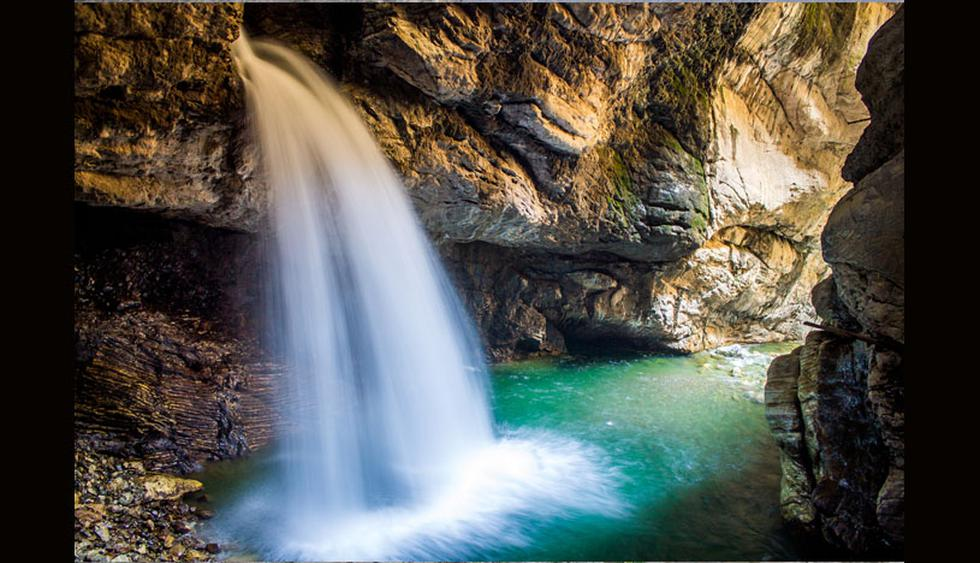
#> input picture CICLO-VII/IA/Parte_practica/semana12/autisha.jpg, 980 x 563 px
$ jupyter execute 13_OCV_separar_fusionar_canales.ipynb
#> lines starting #> are read from the running program, lines starting #| are printed output that depends on the picture
# División y Fusión de Canales con OpenCV

### Importar paquetes

[cell 1]
from matplotlib import pyplot as plt
import numpy as np
import cv2

### Function to display images in Jupyter Notebooks and Google Colab

[cell 2]
def mostrar_imagen(title, imagen):
  imagen = cv2.cvtColor(imagen,cv2.COLOR_BGR2RGB)
  plt.imshow(imagen)
  plt.title(title)
  plt.grid(False)
  plt.show()

### How to split and merge channels with OpenCV

[cell 3]
args = {
	"imagen": "autisha.jpg"
}

[cell 4]
imagen = cv2.imread(args["imagen"])
#> imagen is the input picture: shape (563, 980, 3); mean B, G, R 77.8, 84.2, 84.7
mostrar_imagen("Original", imagen)

[cell 5]
(B, G, R) = cv2.split(imagen)
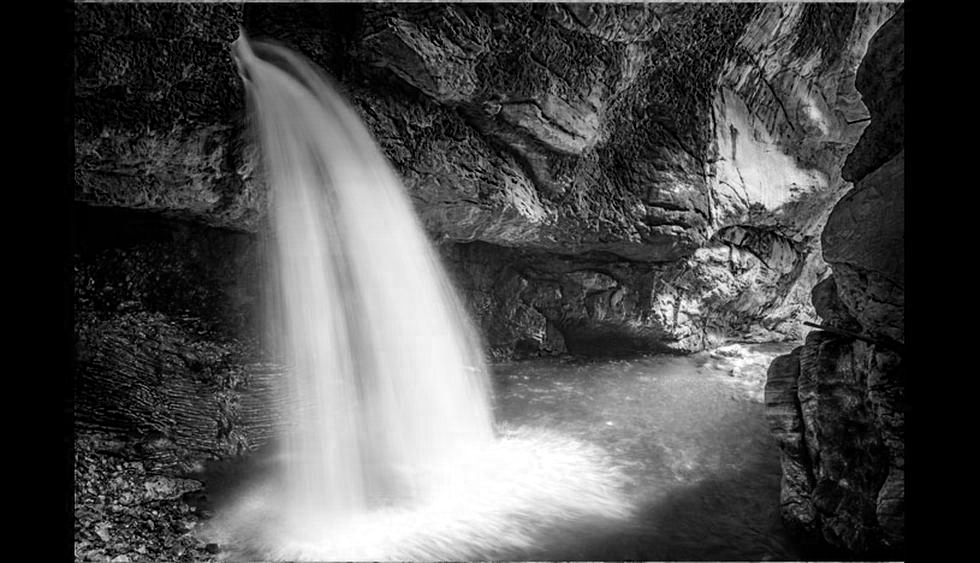
#> B: shape (563, 980); min 0, max 255, mean 77.8
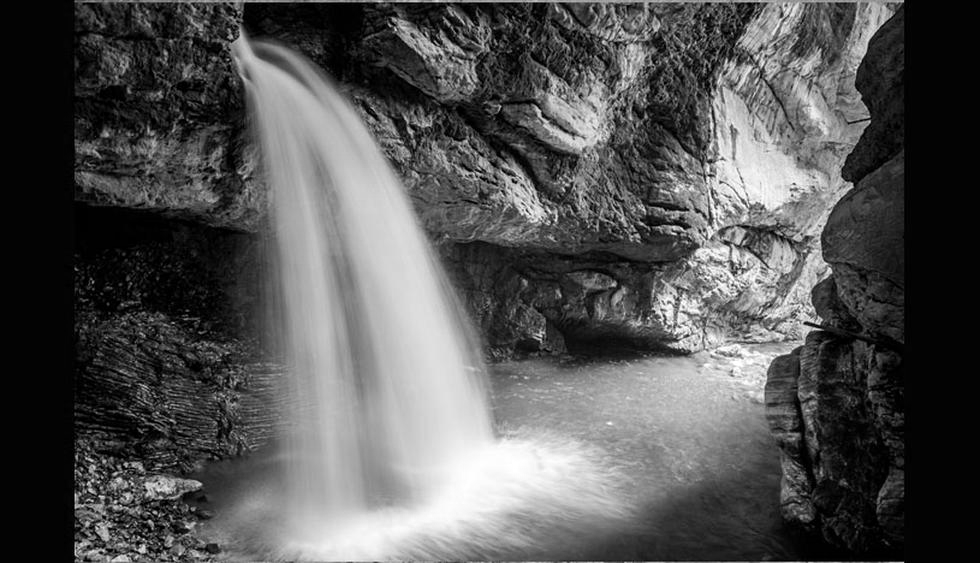
#> G: shape (563, 980); min 0, max 255, mean 84.2
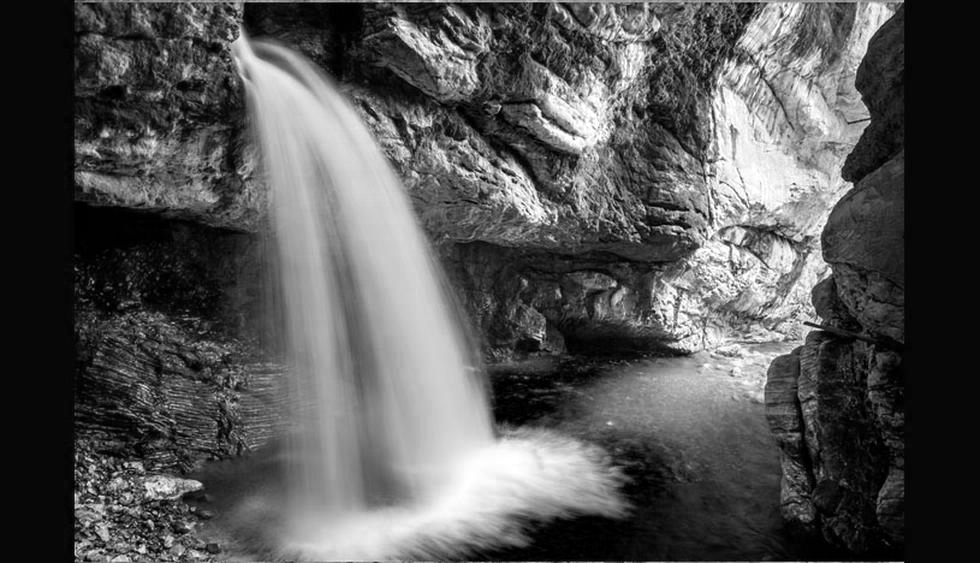
#> R: shape (563, 980); min 0, max 255, mean 84.7

# mostrar cada canal individualmente
mostrar_imagen("Red", R)
mostrar_imagen("Green", G)
mostrar_imagen("Blue", B)

[cell 6]
fusionado = cv2.merge([B, G, R])
mostrar_imagen("Fusionado", fusionado)

[cell 7]
# visualizar cada canal a color
zeros = np.zeros(imagen.shape[:2], dtype="uint8")
mostrar_imagen("Red", cv2.merge([zeros, zeros, R]))
#> in mostrar_imagen (call 6), `imagen = cv2.cvtColor(imagen,cv2.COLOR_BGR2RGB)`:
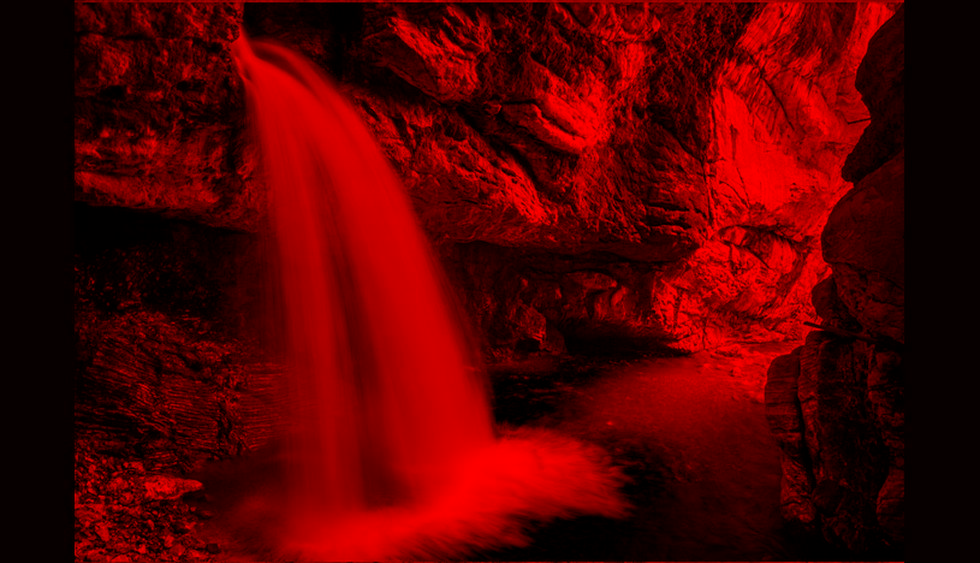
#> imagen: shape (563, 980, 3); mean R, G, B 84.7, 0, 0
mostrar_imagen("Green", cv2.merge([zeros, G, zeros]))
#> in mostrar_imagen (call 7), `imagen = cv2.cvtColor(imagen,cv2.COLOR_BGR2RGB)`:
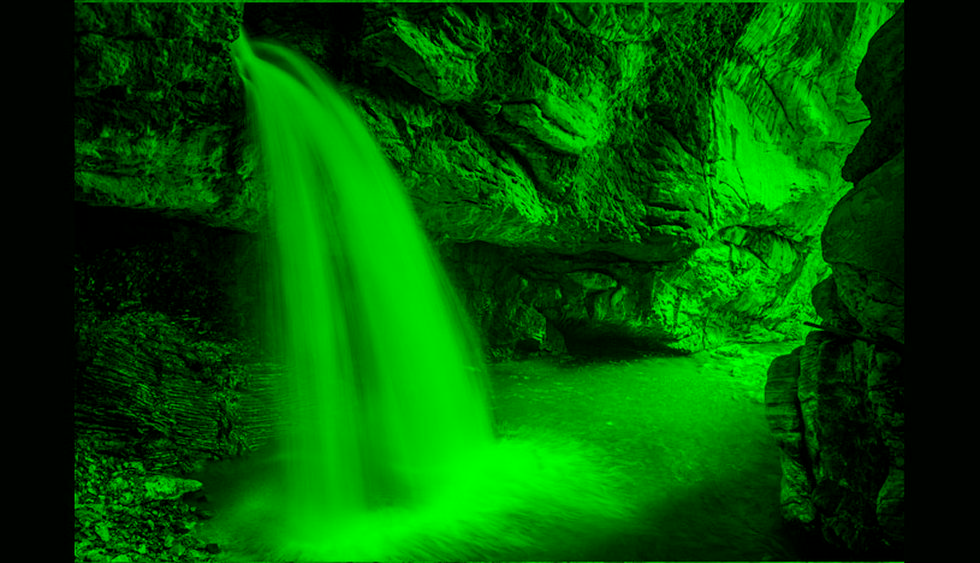
#> imagen: shape (563, 980, 3); mean R, G, B 0, 84.2, 0
mostrar_imagen("Blue", cv2.merge([B, zeros, zeros]))
#> in mostrar_imagen (call 8), `imagen = cv2.cvtColor(imagen,cv2.COLOR_BGR2RGB)`:
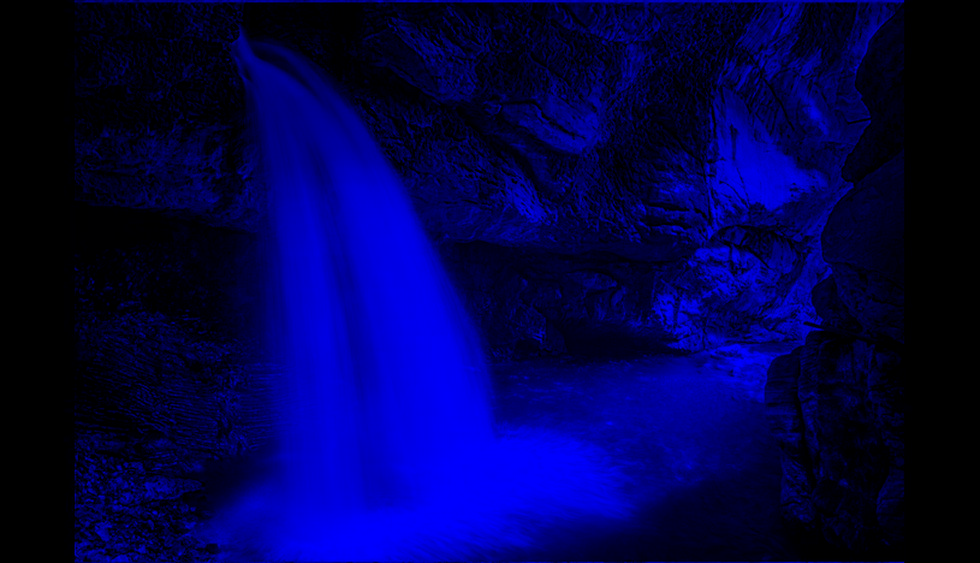
#> imagen: shape (563, 980, 3); mean R, G, B 0, 0, 77.8

$ run again, with CICLO-VII/IA/Parte_practica/semana12/golden.jpeg copied over CICLO-VII/IA/Parte_practica/semana12/autisha.jpg
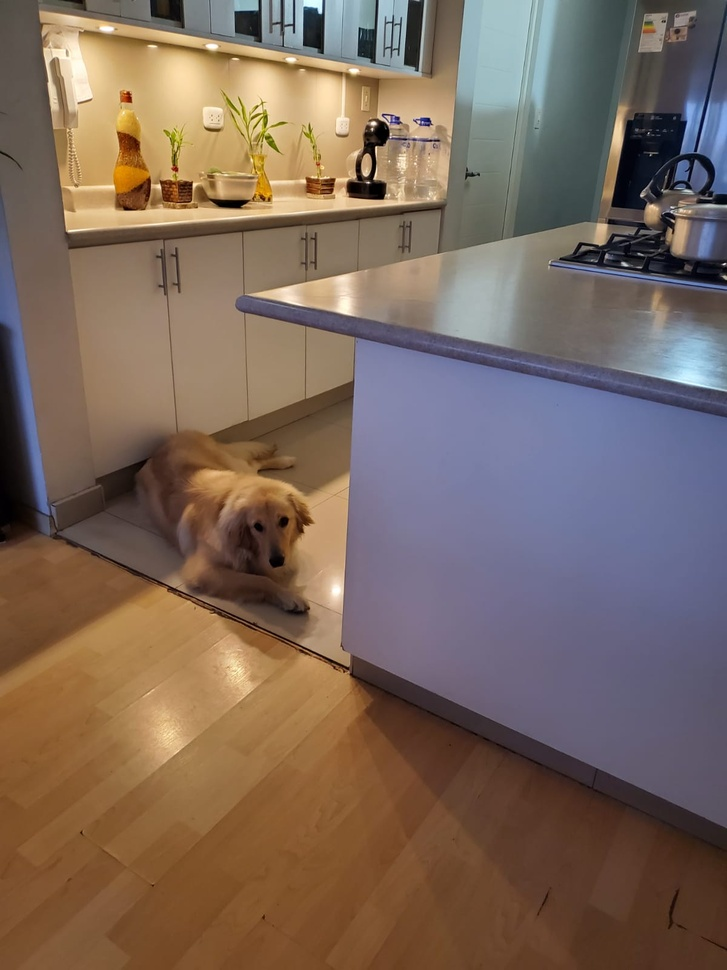
#> input picture CICLO-VII/IA/Parte_practica/semana12/golden.jpeg, 727 x 970 px, shrunk from 1200 x 1600 before the run
#> imagen is the input picture: shape (970, 727, 3); mean B, G, R 92.3, 104.1, 123.1
#> `(B, G, R) = cv2.split(imagen)`:
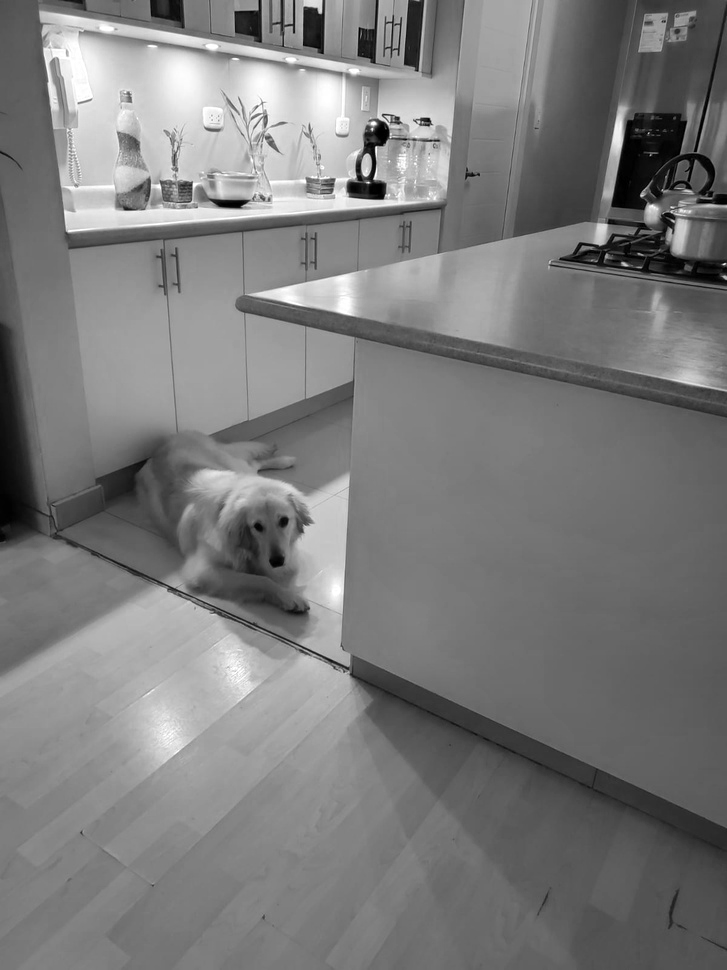
#> R: shape (970, 727); min 0, max 255, mean 123.1
#> in mostrar_imagen (call 8), `imagen = cv2.cvtColor(imagen,cv2.COLOR_BGR2RGB)`:
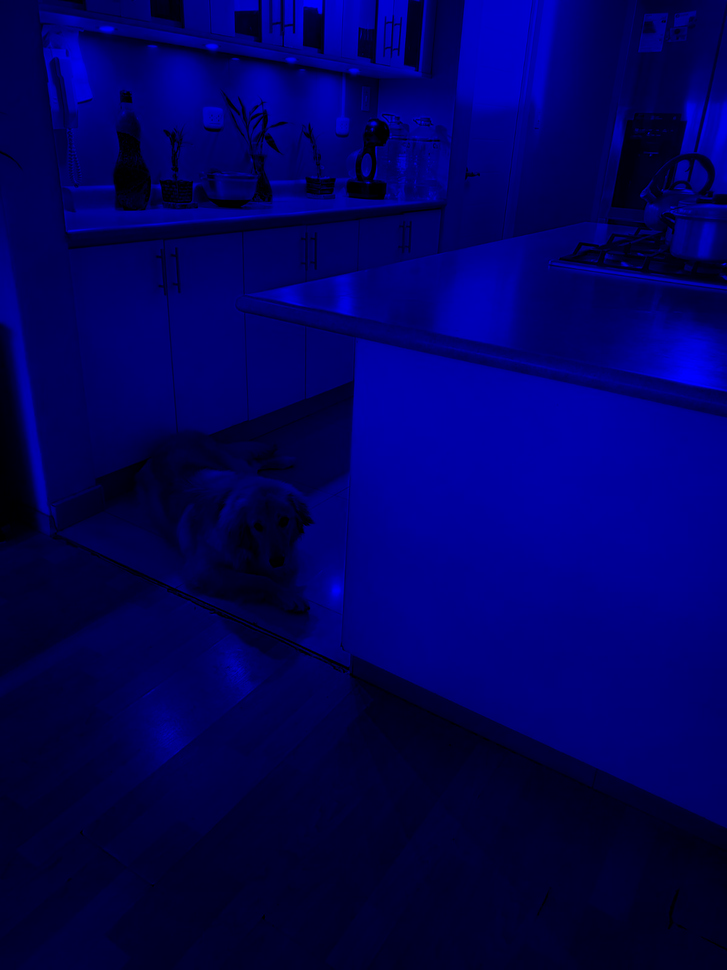
#> imagen: shape (970, 727, 3); mean R, G, B 0, 0, 92.3
